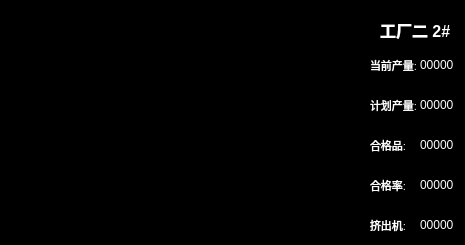
     <widget class="QFrame" name="frame_curve6">
      <property name="geometry">
       <rect>
        <x>490</x>
        <y>265</y>
        <width>465</width>
        <height>245</height>
       </rect>
      </property>
      <property name="styleSheet">
       <string notr="true">background-color: rgb(0, 0, 0);</string>
      </property>
      <property name="frameShape">
       <enum>QFrame::StyledPanel</enum>
      </property>
      <property name="frameShadow">
       <enum>QFrame::Raised</enum>
      </property>
      <widget class="QWidget" name="curve6_data1" native="true">
       <property name="geometry">
        <rect>
         <x>370</x>
         <y>50</y>
         <width>95</width>
         <height>30</height>
        </rect>
       </property>
       <widget class="QLabel" name="curve6_data1_title">
        <property name="geometry">
         <rect>
          <x>0</x>
          <y>0</y>
          <width>50</width>
          <height>30</height>
         </rect>
        </property>
        <property name="font">
         <font>
          <pointsize>8</pointsize>
          <weight>50</weight>
          <bold>false</bold>
         </font>
        </property>
        <property name="layoutDirection">
         <enum>Qt::LeftToRight</enum>
        </property>
        <property name="autoFillBackground">
         <bool>false</bool>
        </property>
        <property name="styleSheet">
         <string notr="true">color: rgb(255, 255, 255);</string>
        </property>
        <property name="text">
         <string>当前产量:</string>
        </property>
       </widget>
       <widget class="QLabel" name="curve6_data1_data">
        <property name="geometry">
         <rect>
          <x>50</x>
          <y>0</y>
          <width>45</width>
          <height>30</height>
         </rect>
        </property>
        <property name="styleSheet">
         <string notr="true">color: rgb(255, 255, 255);</string>
        </property>
        <property name="text">
         <string>00000</string>
        </property>
       </widget>
      </widget>
      <widget class="QWidget" name="curve6_data2" native="true">
       <property name="geometry">
        <rect>
         <x>370</x>
         <y>90</y>
         <width>95</width>
         <height>30</height>
        </rect>
       </property>
       <widget class="QLabel" name="curve6_data2_title">
        <property name="geometry">
         <rect>
          <x>0</x>
          <y>0</y>
          <width>50</width>
          <height>30</height>
         </rect>
        </property>
        <property name="font">
         <font>
          <pointsize>8</pointsize>
          <weight>50</weight>
          <bold>false</bold>
         </font>
        </property>
        <property name="layoutDirection">
         <enum>Qt::LeftToRight</enum>
        </property>
        <property name="autoFillBackground">
         <bool>false</bool>
        </property>
        <property name="styleSheet">
         <string notr="true">color: rgb(255, 255, 255);</string>
        </property>
        <property name="text">
         <string>计划产量:</string>
        </property>
       </widget>
       <widget class="QLabel" name="curve6_data2_data">
        <property name="geometry">
         <rect>
          <x>50</x>
          <y>0</y>
          <width>45</width>
          <height>30</height>
         </rect>
        </property>
        <property name="styleSheet">
         <string notr="true">color: rgb(255, 255, 255);</string>
        </property>
        <property name="text">
         <string>00000</string>
        </property>
       </widget>
      </widget>
      <widget class="QWidget" name="curve6_data3" native="true">
       <property name="geometry">
        <rect>
         <x>370</x>
         <y>130</y>
         <width>95</width>
         <height>30</height>
        </rect>
       </property>
       <widget class="QLabel" name="curve6_data3_title">
        <property name="geometry">
         <rect>
          <x>0</x>
          <y>0</y>
          <width>50</width>
          <height>30</height>
         </rect>
        </property>
        <property name="font">
         <font>
          <pointsize>8</pointsize>
          <weight>50</weight>
          <bold>false</bold>
         </font>
        </property>
        <property name="layoutDirection">
         <enum>Qt::LeftToRight</enum>
        </property>
        <property name="autoFillBackground">
         <bool>false</bool>
        </property>
        <property name="styleSheet">
         <string notr="true">color: rgb(255, 255, 255);</string>
        </property>
        <property name="text">
         <string>合格品:</string>
        </property>
       </widget>
       <widget class="QLabel" name="curve6_data3_data">
        <property name="geometry">
         <rect>
          <x>50</x>
          <y>0</y>
          <width>45</width>
          <height>30</height>
         </rect>
        </property>
        <property name="styleSheet">
         <string notr="true">color: rgb(255, 255, 255);</string>
        </property>
        <property name="text">
         <string>00000</string>
        </property>
       </widget>
      </widget>
      <widget class="QWidget" name="curve6_data4" native="true">
       <property name="geometry">
        <rect>
         <x>370</x>
         <y>170</y>
         <width>95</width>
         <height>30</height>
        </rect>
       </property>
       <widget class="QLabel" name="curve6_data4_title">
        <property name="geometry">
         <rect>
          <x>0</x>
          <y>0</y>
          <width>50</width>
          <height>30</height>
         </rect>
        </property>
        <property name="font">
         <font>
          <pointsize>8</pointsize>
          <weight>50</weight>
          <bold>false</bold>
         </font>
        </property>
        <property name="layoutDirection">
         <enum>Qt::LeftToRight</enum>
        </property>
        <property name="autoFillBackground">
         <bool>false</bool>
        </property>
        <property name="styleSheet">
         <string notr="true">color: rgb(255, 255, 255);</string>
        </property>
        <property name="text">
         <string>合格率:</string>
        </property>
       </widget>
       <widget class="QLabel" name="curve6_data4_data">
        <property name="geometry">
         <rect>
          <x>50</x>
          <y>0</y>
          <width>45</width>
          <height>30</height>
         </rect>
        </property>
        <property name="styleSheet">
         <string notr="true">color: rgb(255, 255, 255);</string>
        </property>
        <property name="text">
         <string>00000</string>
        </property>
       </widget>
      </widget>
      <widget class="QWidget" name="curve6_data5" native="true">
       <property name="geometry">
        <rect>
         <x>370</x>
         <y>210</y>
         <width>95</width>
         <height>30</height>
        </rect>
       </property>
       <widget class="QLabel" name="curve6_data5_title">
        <property name="geometry">
         <rect>
          <x>0</x>
          <y>0</y>
          <width>50</width>
          <height>30</height>
         </rect>
        </property>
        <property name="font">
         <font>
          <pointsize>8</pointsize>
          <weight>50</weight>
          <bold>false</bold>
         </font>
        </property>
        <property name="layoutDirection">
         <enum>Qt::LeftToRight</enum>
        </property>
        <property name="autoFillBackground">
         <bool>false</bool>
        </property>
        <property name="styleSheet">
         <string notr="true">color: rgb(255, 255, 255);</string>
        </property>
        <property name="text">
         <string>挤出机:</string>
        </property>
       </widget>
       <widget class="QLabel" name="curve6_data5_data">
        <property name="geometry">
         <rect>
          <x>50</x>
          <y>0</y>
          <width>45</width>
          <height>30</height>
         </rect>
        </property>
        <property name="styleSheet">
         <string notr="true">color: rgb(255, 255, 255);</string>
        </property>
        <property name="text">
         <string>00000</string>
        </property>
       </widget>
      </widget>
      <widget class="QLabel" name="curve6_title">
       <property name="geometry">
        <rect>
         <x>380</x>
         <y>10</y>
         <width>80</width>
         <height>40</height>
        </rect>
       </property>
       <property name="font">
        <font>
         <pointsize>12</pointsize>
         <weight>75</weight>
         <bold>true</bold>
        </font>
       </property>
       <property name="layoutDirection">
        <enum>Qt::LeftToRight</enum>
       </property>
       <property name="autoFillBackground">
        <bool>false</bool>
       </property>
       <property name="styleSheet">
        <string notr="true">color: rgb(255, 255, 255);</string>
       </property>
       <property name="text">
        <string>工厂二 2#</string>
       </property>
      </widget>
      <widget class="QWidget" name="curve6" native="true">
       <property name="geometry">
        <rect>
         <x>0</x>
         <y>0</y>
         <width>370</width>
         <height>245</height>
        </rect>
       </property>
      </widget>
     </widget>
